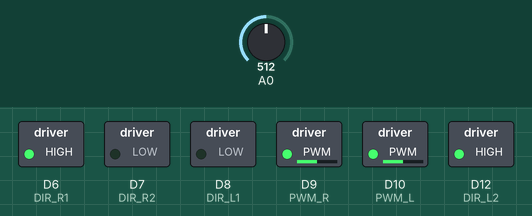
Recording of a sketch running on a simulated Arduino Zero (SAMD21). Shown: switched loads named in the sketch (green lamp = pin HIGH). The test bench sets the inputs (shaded band); at power-on: A0 = 512 (analog values on the 0–1023 scale).

Above: at 1.2 s.
1.3 s: A0 set to 716
At 2.5 s:
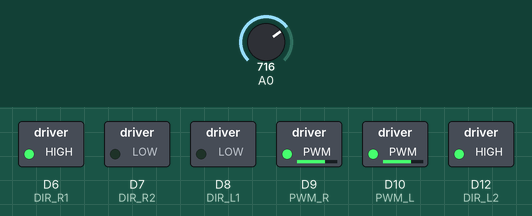
2.8 s: A0 set to 900
At 3.8 s:
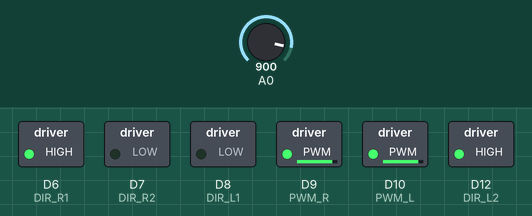
4.3 s: A0 set to 122
At 5.1 s:
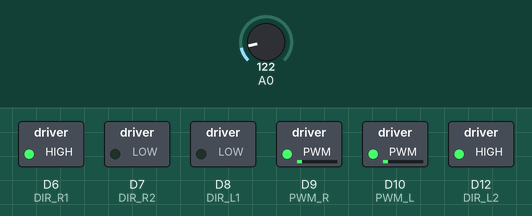
5.8 s: A0 set to 0
At 7.0 s:
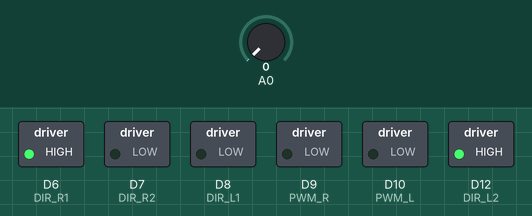
7.3 s: A0 set to 511
At 8.5 s:
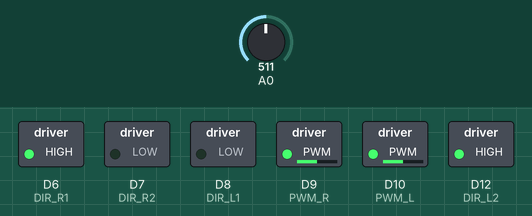
Timing chart, 0 to 9.8 s (numbered marks = the images above; inputs shaded):
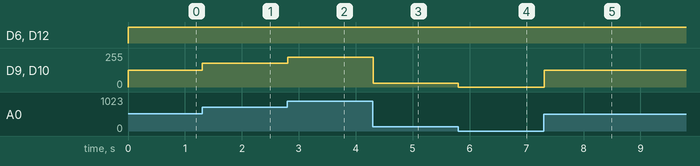

The sketch:

__4.ino
```cpp
#define PWM_L 10 //M1
#define DIR_L1 8
#define DIR_L2 12
#define PWM_R 9 //M2
#define DIR_R1 6
#define DIR_R2 7

void setup() {
  analogWriteResolution(12);
  analogReadResolution(12);

  pinMode(PWM_L, OUTPUT);
  pinMode(DIR_L1, OUTPUT);
  pinMode(DIR_L2, OUTPUT);
  pinMode(PWM_R, OUTPUT);
  pinMode(DIR_R1, OUTPUT);
  pinMode(DIR_R2, OUTPUT);
}

void loop() {
  int pwm = analogRead(A0);
  motor_Control(pwm, 10);
 /*for(int pwm = 300; pwm <= 4000; pwm +=10) {
 }
 for(int pwm = 4000; pwm >= 0; pwm -=5) {
 }*/
}

void motor_Control(int pwm_1, int m_time)
{
 if(pwm_1>=0){
  analogWrite(PWM_L, pwm_1);
  digitalWrite(DIR_L1, LOW);
  digitalWrite(DIR_L2, HIGH);
  analogWrite(PWM_R, pwm_1);
  digitalWrite(DIR_R1, HIGH);
  digitalWrite(DIR_R2, LOW);
 }
  else{
  analogWrite(PWM_L, abs(pwm_1));
  digitalWrite(DIR_L1, HIGH);
  digitalWrite(DIR_L2, LOW);
  analogWrite(PWM_R, abs(pwm_1));
  digitalWrite(DIR_R1, LOW);
  digitalWrite(DIR_R2, HIGH);
 }
 delay(m_time);
}
```

Measured:
- after the input at 1.3 s, D9 (PWM_R), D10 (PWM_L): 127/255 → 178/255 at once
- after the input at 2.8 s, D9 (PWM_R), D10 (PWM_L): 178/255 → 224/255 at once
- after the input at 4.3 s, D9 (PWM_R), D10 (PWM_L): 224/255 → 30/255 at once
- after the input at 5.8 s, D9 (PWM_R), D10 (PWM_L): 30/255 → 0/255 at once
- after the input at 7.3 s, D9 (PWM_R), D10 (PWM_L): 0/255 → 127/255 at once
